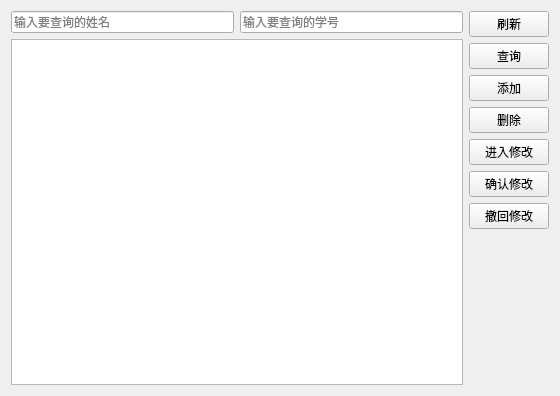
<?xml version="1.0" encoding="UTF-8"?>
<ui version="4.0">
 <class>teacher_tab</class>
 <widget class="QWidget" name="teacher_tab">
  <property name="geometry">
   <rect>
    <x>0</x>
    <y>0</y>
    <width>560</width>
    <height>396</height>
   </rect>
  </property>
  <property name="windowTitle">
   <string>teacher_tab</string>
  </property>
  <layout class="QGridLayout" name="gridLayout">
   <item row="0" column="0">
    <layout class="QHBoxLayout" name="horizontalLayout_3">
     <item>
      <layout class="QVBoxLayout" name="verticalLayout_2">
       <item>
        <layout class="QHBoxLayout" name="horizontalLayout_2">
         <item>
          <widget class="QLineEdit" name="name_lineEdit">
           <property name="text">
            <string/>
           </property>
           <property name="placeholderText">
            <string>输入要查询的姓名</string>
           </property>
          </widget>
         </item>
         <item>
          <layout class="QHBoxLayout" name="horizontalLayout"/>
         </item>
         <item>
          <widget class="QLineEdit" name="num_lineEdit">
           <property name="placeholderText">
            <string>输入要查询的学号</string>
           </property>
          </widget>
         </item>
        </layout>
       </item>
       <item>
        <widget class="QTableView" name="tableView"/>
       </item>
      </layout>
     </item>
     <item>
      <layout class="QVBoxLayout" name="verticalLayout">
       <item>
        <widget class="QPushButton" name="teaFresh_pushButton">
         <property name="text">
          <string>刷新</string>
         </property>
        </widget>
       </item>
       <item>
        <widget class="QPushButton" name="teaFind_pushButton">
         <property name="text">
          <string>查询</string>
         </property>
        </widget>
       </item>
       <item>
        <widget class="QPushButton" name="teaAdd_pushButton">
         <property name="text">
          <string>添加</string>
         </property>
        </widget>
       </item>
       <item>
        <widget class="QPushButton" name="teaDel_pushButton">
         <property name="text">
          <string>删除</string>
         </property>
        </widget>
       </item>
       <item>
        <widget class="QPushButton" name="modify_Button">
         <property name="text">
          <string>进入修改</string>
         </property>
        </widget>
       </item>
       <item>
        <widget class="QPushButton" name="submit_Button">
         <property name="text">
          <string>确认修改</string>
         </property>
        </widget>
       </item>
       <item>
        <widget class="QPushButton" name="rollback_Button">
         <property name="text">
          <string>撤回修改</string>
         </property>
        </widget>
       </item>
       <item>
        <spacer name="verticalSpacer">
         <property name="orientation">
          <enum>Qt::Vertical</enum>
         </property>
         <property name="sizeHint" stdset="0">
          <size>
           <width>20</width>
           <height>40</height>
          </size>
         </property>
        </spacer>
       </item>
      </layout>
     </item>
    </layout>
   </item>
  </layout>
 </widget>
 <layoutdefault spacing="6" margin="11"/>
 <resources/>
 <connections/>
</ui>
